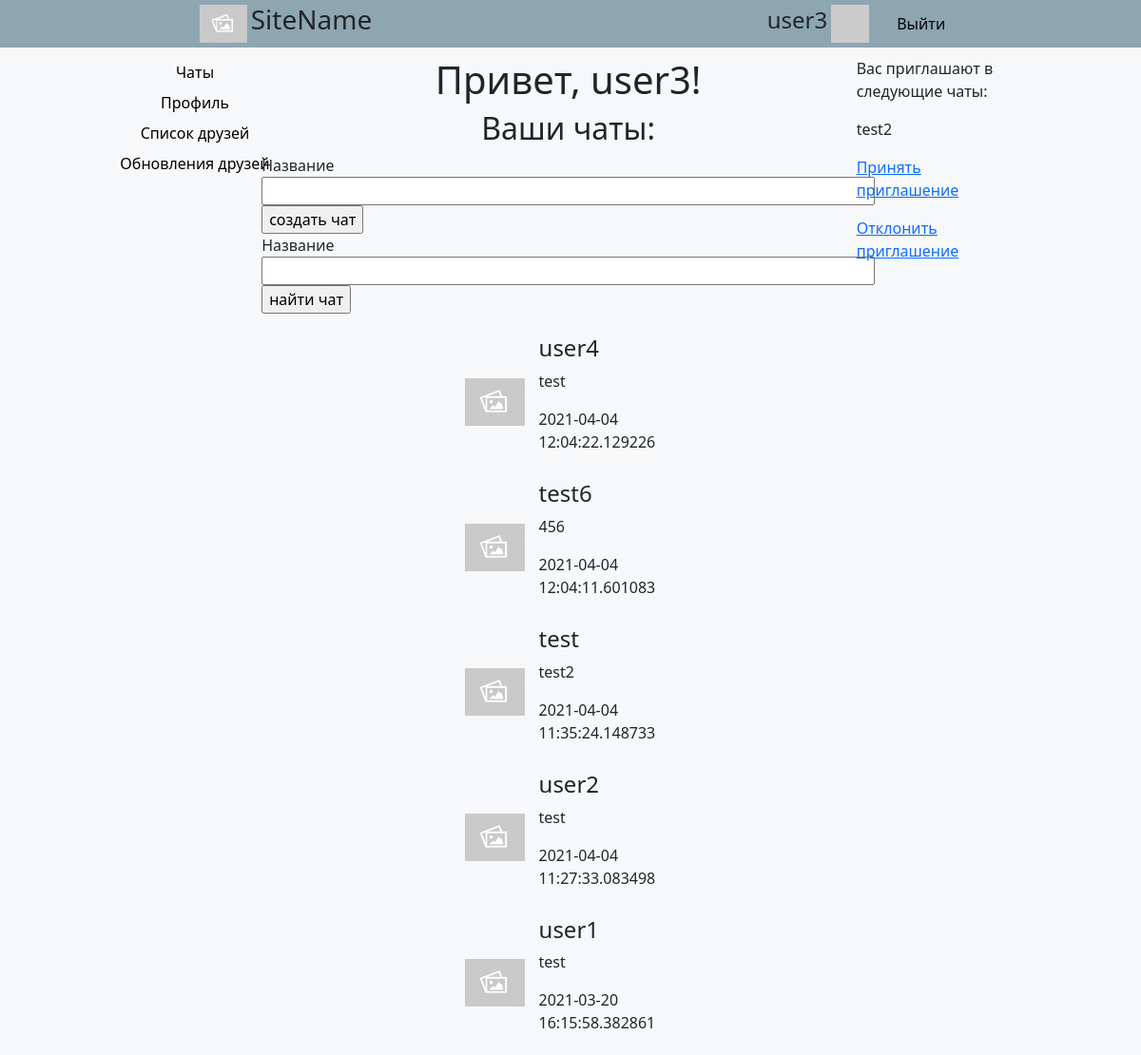
The page /index (signed in) on the database its author committed.
### app/models.py (models this page shows, shortened)
class User(UserMixin, db.Model):
    id = db.Column(db.Integer, primary_key=True)
    username = db.Column(db.String(64), index=True, unique=True)
    email = db.Column(db.String(120), index=True, unique=True)
    password_hash = db.Column(db.String(128))
    posts = db.relationship('Post', backref='author', lazy='dynamic')
    invitations = db.relationship('Invitation', backref='user', lazy='dynamic')
    about_me = db.Column(db.String(140))
    last_seen = db.Column(db.DateTime, default=datetime.now(pytz.timezone('Europe/Moscow')))
    followed = db.relationship(
        'User', secondary=followers,
        primaryjoin=(followers.c.follower_id == id),
        secondaryjoin=(followers.c.followed_id == id),
        backref=db.backref('followers', lazy='dynamic'), lazy='dynamic')
    def avatar(self, size):
        digest = md5(self.email.lower().encode('utf-8')).hexdigest()
        return 'https://www.gravatar.com/avatar/{}?d=identicon&s={}'.format(
            digest, size)

class Chat(db.Model):
    id = db.Column(db.Integer, primary_key=True)
    name = db.Column(db.String(64), index=True)
    users = db.relationship('User', secondary=user_chats, backref='chats')
    posts = db.relationship('Post', backref='chat', lazy='dynamic')
    invitations = db.relationship('Invitation', backref='chat', lazy='dynamic')

class Post(db.Model):
    id = db.Column(db.Integer, primary_key=True)
    body = db.Column(db.String(140))
    timestamp = db.Column(db.DateTime, index=True, default=datetime.now(pytz.timezone('Europe/Moscow')))
    user_id = db.Column(db.Integer, db.ForeignKey('user.id'))
    chat_id = db.Column(db.Integer, db.ForeignKey('chat.id'))

class Invitation(db.Model):
    id = db.Column(db.Integer, primary_key=True)
    user_id = db.Column(db.Integer, db.ForeignKey('user.id'))
    chat_id = db.Column(db.Integer, db.ForeignKey('chat.id'))

### app/routes.py (the view, shortened to what this page needs)
@app.route('/', methods=['GET', 'POST'])
@app.route('/index', methods=['GET', 'POST'])
@login_required
def index():
    form = SearchAndCreateChatForm()
    chats = current_user.chats
    chats.sort(key=lambda x: x.posts[-1].timestamp)
    invite = Invitation.query.filter_by(user=current_user).first()
    if invite is None:
        return render_template('index.html', title='Главная страница', chats=reversed(chats), count=0,
                               form=form)
    return render_template('index.html', title='Главная страница', chats=reversed(chats),
                           invitations=current_user.invitations, count=1, form=form)

### app/forms.py (shortened to what this page needs)
class SearchAndCreateChatForm(FlaskForm):
    search_name = StringField('Название', validators=[])
    search_submit = SubmitField('найти чат')
    create_name = StringField('Название', validators=[])
    create_submit = SubmitField('создать чат')

### app/models.py (called while the page is built)
@login.user_loader
def load_user(id):
    return User.query.get(int(id))

### app/routes.py (called while the page is built)
@app.before_request
def before_request():
    if current_user.is_authenticated:
        current_user.last_seen = datetime.now(pytz.timezone('Europe/Moscow'))
        db.session.commit()

### app/templates/index.html (shortened to what this page needs)
{% extends "base.html" %}
{% block content %}
    <div class = 'main-part'>
    <h1>Привет, {{ current_user.username }}!</h1>
    <h2>Ваши чаты:</h2>
    <form action="" method="post" novalidate>
            {{ form.create_name.label }}<br>
            {{ form.create_name(size=64) }}
            {{ form.create_submit() }}<br>
            {{ form.search_name.label }}<br>
            {{ form.search_name(size=64) }}
            {{ form.search_submit() }}
    </form>
    <div class = 'friends-messages'>
        {% for chat in chats %}
            <div class = "chat-instance" onclick = "location.href = '{{ url_for('chat', chat_id=chat.id) }}';">
					<div class = "chat-image">
						<img src = "../static/empty.jpg">
					</div>
					<div class = "chat-inf">
						<div class = "chat-name">
                            {% if chat.name.find('none') == -1 %}
                                <h4>{{ chat.name }}</h4>
                            {% elif chat.users[0] == current_user %}
                                <h4>{{chat.users[1].username }}</h4>
                            {% else %}
                                <h4>{{chat.users[0].username }}</h4>
                            {% endif %}
						</div>
						<div class = "chat-last-message">
							<p> {{ chat.posts[-1].body }}</p>
                            <p> {{ chat.posts[-1].timestamp }}</p>
						</div>
					</div>
				</div>
                {% endfor %}
        </div>
    </div>
    <div class = "notification-block">
    {% if count > 0 %}
    <p>Вас приглашают в следующие чаты:</p>
        {% for invitation in invitations %}
            <div class = "not-block">
                <p>{{ invitation.chat.name }}</p>
                <p><a href="{{ url_for('accept_the_invitation', invitation_id=invitation.id) }}">Принять приглашение</a></p>
                <p><a href="{{ url_for('decline_the_invitation', invitation_id=invitation.id) }}">Отклонить приглашение</a></p>
            </div>
        {% endfor %}
    {% endif %}
    </div>
{% endblock %}

### app/templates/base.html (shortened to what this page needs)
<html>
    <head>
        <link href="https://cdn.jsdelivr.net/npm/bootstrap@5.0.0-beta3/dist/css/bootstrap.min.css" rel="stylesheet">
        <link rel="stylesheet" href="../static/common.css" type="text/css"/>
        <link rel="stylesheet" href="../static/messages.css" type="text/css"/>
        <link rel="stylesheet" href="../static/friends.css" type="text/css"/>
    </head>
    <body>
        <header class = "first_color">
		    <div class = "name-logo">
			    <div>
				    <img src = "../static/empty.jpg"/>
			    </div>
			    <div>
				    <h3>SiteName</h3>
			    </div>
		    </div>
            {% if current_user.is_authenticated %}
		        <div class = "user-information" onclick="location.href='{{ url_for('user', username=current_user.username)}}';">
			        <div>
				        <h4>{{ current_user.username }}</h4>
			        </div>
			        <div>
				        <img src = "{{ current_user.avatar(128) }}"/>
			        </div>
                    <div>
                        {% if current_user.is_anonymous %}
                            <a href="{{ url_for('login') }}">Войти</a>
                        {% else %}
                            <a href="{{ url_for('logout') }}">Выйти</a>
                        {% endif %}
                    </div>
		        </div>
            {% endif %}
	</header>
        <div class="content">
            <div class="site-nav">
                <a href="{{ url_for('index') }}">Чаты</a>
                {% if not current_user.is_anonymous %}
                    <a href="{{ url_for('user', username=current_user.username) }}">Профиль</a>
                {% endif %}
                <a href="{{ url_for('list_of_friends') }}">Список друзей</a>
                <a href ="{{ url_for('news') }}"> Обновления друзей </a>
            </div>
            {% block content %}{% endblock %}
        </div>
    </body>
</html>

### app/static/common.css (style rules this page uses)
.first_color { background-color: #8ea6b2; }
body { padding: 0px; margin: 0px; background-color: #f7f8fa; }
header { width: 100%; height: 50px; display: flex; justify-content: space-around; }
.name-logo img { height: 40px; align-self: center; }
.name-logo h3 { align-self: center; }
.name-logo div { height: 100%; display: flex; padding-left: 4px; }
.name-logo { height: 100%; display: flex; }
.user-information img { height: 40px; align-self: center; }
.user-information h4 { align-self: center; cursor: pointer; }
.user-information div { height: 100%; display: flex; padding-left: 4px; }
.user-information { height: 100%; display: flex; }
.content { display: flex; padding-top: 10px; width: 100%; justify-content: center; }
.site-nav { display: flex; flex-direction: column; justify-content: center; align-items: center; align-self: baseline; }
.main-part { width: 50%; display: flex; align-items: center; flex-direction: column; margin-left: 10px; }

### app/static/messages.css (style rules this page uses)
.friends-messages { padding-left: 5%; width: 50%; }
.chat-instance { display: flex; flex-direction: row; align-items: center; width: 90%; margin-left: 2%; border: 1px solid #f7f8fa; padding: 5px; border-radius: 10px; }
.chat-inf { margin-left: 15px; }
.chat-image img { height: 50px; }
.notification-block { padding-left: 3px; width: 15%; }

### app/templates/base.html (style rules this page uses)
.site-nav a { text-decoration: none; color: black; border: 2px solid #f7f8fa; border-radius: 5px; padding: 2px; }
.user-information a { align-self: center; cursor: pointer; text-decoration: none; color: black; margin-left: 25px; }

### rows shown on the page
User: username "user3"
Chat: username "user4", body "test", timestamp "2021-04-04 12:04:22.129226"
Chat: name "test6", body "456", timestamp "2021-04-04 12:04:11.601083"
Chat: name "test", body "test2", timestamp "2021-04-04 11:35:24.148733"
Chat: username "user2", body "test", timestamp "2021-04-04 11:27:33.083498"
Chat: username "user1", body "test", timestamp "2021-03-20 16:15:58.382861"
Invitation: chat.name "test2"
